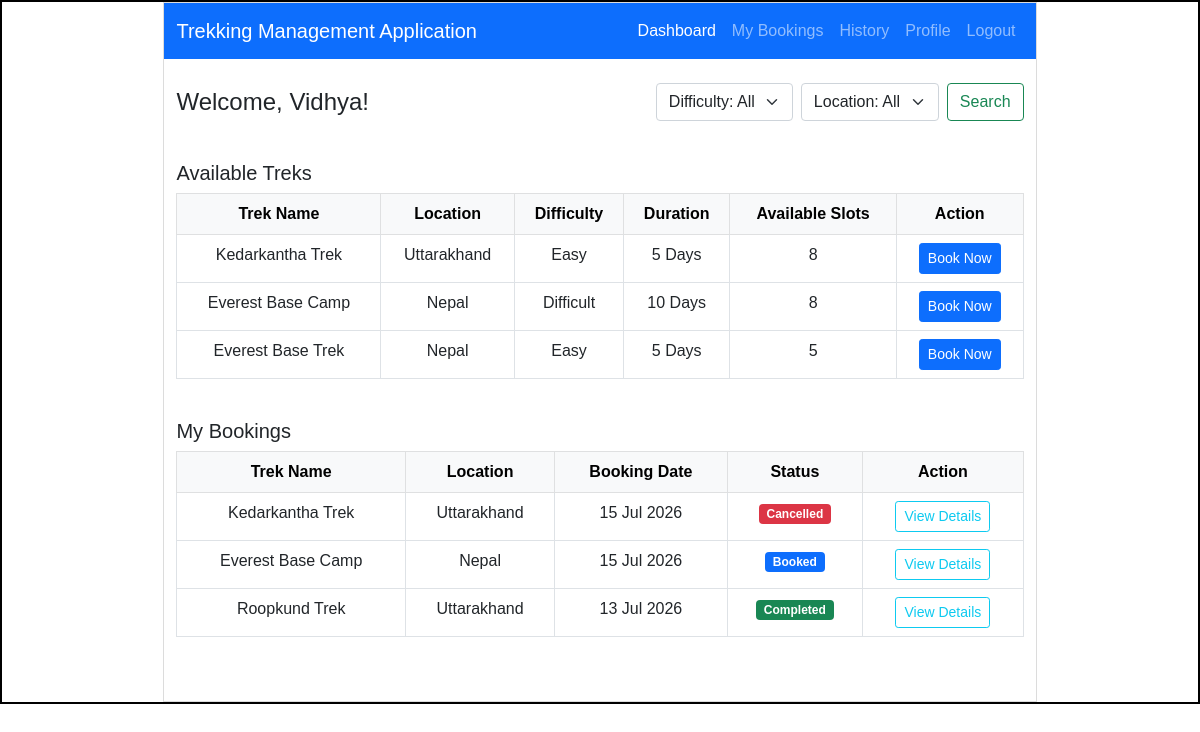
Page /trekker/dashboard/2 (signed in) on the committed database.
### models.py (models this page shows)
class User(db.Model):
    __tablename__ = "user"
    id = db.Column(db.Integer  , primary_key = True)
    name = db.Column(db.String() , nullable=False)
    email=db.Column(db.String(), unique = True , nullable=False )
    password = db.Column(db.String() , nullable=False)
    phone = db.Column(db.String(15) , nullable=False ,unique = True)
    role = db.Column(db.String(), nullable=False , default='trekker')
    is_blacklisted = db.Column(db.Boolean , nullable= False , default = False)
    bookings = db.relationship( "Booking" ,backref = "user",lazy=True) # One User -> Many Bookings
    staff_profile = db.relationship("Staff_Profile",backref = "user",uselist=False,lazy=True)

class Trek(db.Model):
    __tablename__ = "trek"
    id = db.Column(db.Integer  , primary_key = True)
    trek_name = db.Column(db.String() , nullable = False)
    location = db.Column(db.String(100),nullable=False)
    difficulty = db.Column(db.String(20),nullable=False)
    duration = db.Column(db.Integer,nullable=False)
    available_slots = db.Column(db.Integer,nullable=False)
    trek_status = db.Column(db.String(20),nullable=False,default = "Pending")
    start_date = db.Column(db.Date,nullable=False)
    end_date = db.Column(db.Date,nullable=False)
    description = db.Column(db.Text)
    staff_id = db.Column(db.Integer,db.ForeignKey("staff_profile.id"), nullable = True)
    bookings = db.relationship("Booking",backref = "trek",lazy=True) # One Trek -> Many Bookings

class Booking(db.Model):
    __tablename__ = "booking"
    id = db.Column(db.Integer  , primary_key = True)
    booking_date = db.Column(db.Date, default=date.today)
    booking_status = db.Column(db.String(20),nullable=False,default = "Booked")
    payment_status = db.Column(db.String(20),nullable=False,default="Pending")
    user_id = db.Column(db.Integer,db.ForeignKey("user.id"), nullable=False) # many
    trek_id = db.Column(db.Integer,db.ForeignKey("trek.id") , nullable=False)
    __table_args__ = (db.UniqueConstraint('user_id','trek_id',name='unique_user_trek'),)

### app.py (the view)
@app.route("/trekker/dashboard/<int:user_id>")
@role_required("trekker")
@login_required
def trekker_dashboard(user_id):
    user = User.query.get_or_404(user_id)
    location = request.args.get("location", "").strip()
    difficulty = request.args.get("difficulty", "").strip()
    treks_query = Trek.query.filter_by(trek_status="Open")
    if location:
        treks_query = treks_query.filter(Trek.location == location)
    if difficulty:
        treks_query = treks_query.filter(Trek.difficulty == difficulty)
    treks = treks_query.all()
    all_locations = [row[0] for row in db.session.query(Trek.location).distinct().all()]
    all_difficulties = [row[0] for row in db.session.query(Trek.difficulty).distinct().all()]
    recent_bookings = (Booking.query.filter_by(user_id=user_id).order_by(Booking.booking_date.desc()).limit(3).all())
    return render_template("trekker_dashboard.html", user=user,
                           treks=treks, location=location, difficulty=difficulty,
                           all_locations=all_locations, all_difficulties=all_difficulties,
                           recent_bookings=recent_bookings)

### app.py (called while the page is built)
def login_required(f):
    @wraps(f)
    def wrapper(*args, **kwargs):
        if 'user_id' not in session:
            flash("Please log in to continue.", "warning")
            return redirect(url_for("login"))
        if 'user_id' in kwargs and kwargs['user_id'] != session['user_id']:
            flash("You don't have access to that page.", "warning")
            return _redirect_to_own_area()
        return f(*args, **kwargs)
    return wrapper

def role_required(*roles):
    def decorator(f):
        @wraps(f)
        def wrapper(*args, **kwargs):
            if 'user_id' not in session:
                flash("Please log in to continue.", "warning")
                return redirect(url_for("login"))
            if session.get('role') not in roles:
                flash("You don't have access to that page.", "warning")
                return _redirect_to_own_area()
            return f(*args, **kwargs)
        return wrapper
    return decorator

### templates/trekker_dashboard.html (shortened to what this page needs)
<!DOCTYPE html>
<html lang="en">
<head>
    <link rel="stylesheet" href="{{ url_for('static', filename='style.css') }}">
    <link href="https://cdn.jsdelivr.net/npm/bootstrap@5.0.2/dist/css/bootstrap.min.css" rel="stylesheet">
</head>
<body>
    <div id="main">
        <div id="canvas">
            <nav class="navbar navbar-expand-lg navbar-dark bg-primary">
                <div class="container-fluid">
                    <a class="navbar-brand" href="/trekker/dashboard/{{ user.id }}">Trekking Management Application</a>
                    <div class="navbar-nav ms-auto">
                        <a class="nav-link active" href="/trekker/dashboard/{{ user.id }}">Dashboard</a>
                        <a class="nav-link" href="/trekker/bookings/{{ user.id }}">My Bookings</a>
                        <a class="nav-link" href="/trekker/history/{{ user.id }}">History</a>
                        <a class="nav-link" href="/trekker/profile/{{ user.id }}">Profile</a>
                        <a class="nav-link" href="/logout">Logout</a>
                    </div>
                </div>
            </nav>
            <div class="container mt-4 d-flex justify-content-between align-items-center mb-3">
                <h4 class="mb-3">Welcome, {{ user.name }}!</h4>
                <form method="GET" action="/trekker/dashboard/{{ user.id }}" class="row g-2 mb-3">
                    <div class="col-auto">
                        <select name="difficulty" class="form-select">
                            <option value="">Difficulty: All</option>
                        </select>
                    </div>
                    <div class="col-auto">
                        <select name="location" class="form-select">
                            <option value="">Location: All</option>
                        </select>
                    </div>
                    <div class="col-auto">
                        <button type="submit" class="btn btn-outline-success">Search</button>
                    </div>
                </form>
            </div>
            <div class="container mt-4">
                <h5 class="mb-2">Available Treks</h5>
                {% if treks %}
                <div style="max-height: 300px; overflow-y: auto;">
                    <table class="table table-bordered table-hover text-center">
                        <thead class="table-light">
                            <tr>
                                <th>Trek Name</th>
                                <th>Location</th>
                                <th>Difficulty</th>
                                <th>Duration</th>
                                <th>Available Slots</th>
                                <th>Action</th>
                            </tr>
                        </thead>
                        <tbody>
                            {% for trek in treks %}
                            <tr>
                                <td>{{ trek.trek_name }}</td>
                                <td>{{ trek.location }}</td>
                                <td>{{ trek.difficulty }}</td>
                                <td>{{ trek.duration }} Days</td>
                                <td>{{ trek.available_slots }}</td>
                                <td>
                                    <a href="/trekker/book/{{ trek.id }}/{{ user.id }}" class="btn btn-primary btn-sm">Book Now</a>
                                </td>
                            </tr>
                            {% endfor %}
                        </tbody>
                    </table>
                </div>
                {% else %}
                    {% if location or difficulty %}
                        <div class="alert alert-warning">No treks found matching your filters.</div>
                    {% else %}
                        <div class="alert alert-info">No treks available right now.</div>
                    {% endif %}
                {% endif %}
                <h5 class="mt-4 mb-2">My Bookings</h5>
                {% if recent_bookings %}
                <table class="table table-bordered text-center">
                    <thead class="table-light">
                        <tr>
                            <th>Trek Name</th>
                            <th>Location</th>
                            <th>Booking Date</th>
                            <th>Status</th>
                            <th>Action</th>
                        </tr>
                    </thead>
                    <tbody>
                        {% for booking in recent_bookings %}
                        <tr>
                            <td>{{ booking.trek.trek_name }}</td>
                            <td>{{ booking.trek.location }}</td>
                            <td>{{ booking.booking_date.strftime('%d %b %Y') }}</td>
                            <td>
                                {% if booking.booking_status == "Booked" %}
                                    <span class="badge bg-primary">Booked</span>
                                {% elif booking.booking_status == "Started" %}
                                    <span class="badge bg-warning text-dark">Started</span>
                                {% elif booking.booking_status == "Cancelled" %}
                                    <span class="badge bg-danger">Cancelled</span>
                                {% elif booking.booking_status == "Completed" %}
                                    <span class="badge bg-success">Completed</span>
                                {% endif %}
                            </td>
                            <td>
                                <a href="/trekker/trek/details/{{ booking.trek.id }}/{{ user.id }}" class="btn btn-outline-info btn-sm">View Details</a>
                            </td>
                        </tr>
                        {% endfor %}
                    </tbody>
                </table>
                {% else %}
                <div class="alert alert-info">No bookings yet.</div>
                {% endif %}
            </div>
        </div>
    </div>
</body>
</html>

### static/style.css (style rules this page uses)
* { margin:0px; font-family: Arial, Helvetica, sans-serif; }
#main { border:2px solid black; margin-top: 0px; }
#canvas { border:1px solid #dcdcdc; width:73%; height:700px; margin:auto; }
table { max-height: 20px; overflow-y: auto; }

### rows in the picture
User: name "Vidhya"
Trek: trek_name "Kedarkantha Trek", location "Uttarakhand", difficulty "Easy", duration "5", available_slots "8"
Trek: trek_name "Everest Base Camp", location "Nepal", difficulty "Difficult", duration "10", available_slots "8"
Trek: trek_name "Everest Base Trek", location "Nepal", difficulty "Easy", duration "5", available_slots "5"
Booking: trek.trek_name "Kedarkantha Trek", trek.location "Uttarakhand", booking_date "15 Jul 2026", booking_status "Cancelled"
Booking: trek.trek_name "Everest Base Camp", trek.location "Nepal", booking_date "15 Jul 2026", booking_status "Booked"
Booking: trek.trek_name "Roopkund Trek", trek.location "Uttarakhand", booking_date "13 Jul 2026", booking_status "Completed"
